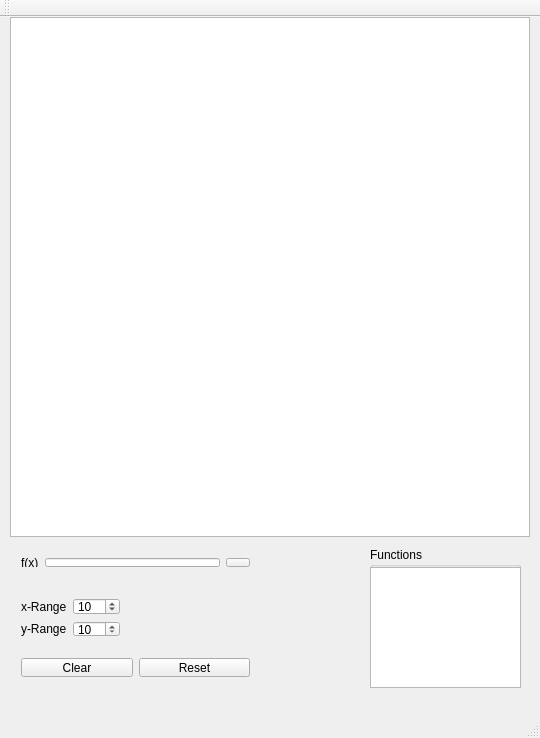
<?xml version="1.0" encoding="UTF-8"?>
<ui version="4.0">
 <class>MainWindow</class>
 <widget class="QMainWindow" name="MainWindow">
  <property name="geometry">
   <rect>
    <x>0</x>
    <y>0</y>
    <width>540</width>
    <height>738</height>
   </rect>
  </property>
  <property name="windowTitle">
   <string>Graphdrawer</string>
  </property>
  <widget class="QWidget" name="centralWidget">
   <widget class="QGraphicsView" name="chartView">
    <property name="geometry">
     <rect>
      <x>10</x>
      <y>0</y>
      <width>520</width>
      <height>520</height>
     </rect>
    </property>
   </widget>
   <widget class="QGroupBox" name="groupBox">
    <property name="geometry">
     <rect>
      <x>370</x>
      <y>530</y>
      <width>151</width>
      <height>141</height>
     </rect>
    </property>
    <property name="title">
     <string>Functions</string>
    </property>
   </widget>
   <widget class="QListWidget" name="functionsList">
    <property name="geometry">
     <rect>
      <x>370</x>
      <y>550</y>
      <width>151</width>
      <height>121</height>
     </rect>
    </property>
   </widget>
   <widget class="QWidget" name="gridLayoutWidget">
    <property name="geometry">
     <rect>
      <x>10</x>
      <y>570</y>
      <width>121</width>
      <height>61</height>
     </rect>
    </property>
    <layout class="QGridLayout" name="gridLayout">
     <item row="1" column="0">
      <widget class="QLabel" name="y_range">
       <property name="text">
        <string>y-Range</string>
       </property>
      </widget>
     </item>
     <item row="1" column="1">
      <widget class="QSpinBox" name="spinBox_y_range">
       <property name="enabled">
        <bool>true</bool>
       </property>
       <property name="frame">
        <bool>true</bool>
       </property>
       <property name="readOnly">
        <bool>false</bool>
       </property>
       <property name="keyboardTracking">
        <bool>true</bool>
       </property>
       <property name="maximum">
        <number>100</number>
       </property>
       <property name="singleStep">
        <number>1</number>
       </property>
       <property name="value">
        <number>10</number>
       </property>
      </widget>
     </item>
     <item row="0" column="1">
      <widget class="QSpinBox" name="spinBox_x_range">
       <property name="maximum">
        <number>100</number>
       </property>
       <property name="singleStep">
        <number>1</number>
       </property>
       <property name="value">
        <number>10</number>
       </property>
      </widget>
     </item>
     <item row="0" column="0">
      <widget class="QLabel" name="x_range">
       <property name="text">
        <string>x-Range</string>
       </property>
      </widget>
     </item>
    </layout>
   </widget>
   <widget class="QWidget" name="horizontalLayoutWidget">
    <property name="geometry">
     <rect>
      <x>10</x>
      <y>630</y>
      <width>251</width>
      <height>41</height>
     </rect>
    </property>
    <layout class="QHBoxLayout" name="horizontalLayout">
     <item>
      <widget class="QPushButton" name="clearButton">
       <property name="text">
        <string>Clear</string>
       </property>
      </widget>
     </item>
     <item>
      <widget class="QPushButton" name="resetButton">
       <property name="text">
        <string>Reset</string>
       </property>
      </widget>
     </item>
    </layout>
   </widget>
   <widget class="QWidget" name="horizontalLayoutWidget_2">
    <property name="geometry">
     <rect>
      <x>10</x>
      <y>530</y>
      <width>251</width>
      <height>31</height>
     </rect>
    </property>
    <layout class="QHBoxLayout" name="horizontalLayout_2">
     <item>
      <widget class="QLabel" name="label">
       <property name="text">
        <string>f(x)</string>
       </property>
      </widget>
     </item>
     <item>
      <widget class="QLineEdit" name="funcField"/>
     </item>
     <item>
      <widget class="QToolButton" name="colorButton">
       <property name="text">
        <string/>
       </property>
      </widget>
     </item>
    </layout>
   </widget>
  </widget>
  <widget class="QMenuBar" name="menuBar">
   <property name="geometry">
    <rect>
     <x>0</x>
     <y>0</y>
     <width>540</width>
     <height>22</height>
    </rect>
   </property>
  </widget>
  <widget class="QToolBar" name="mainToolBar">
   <attribute name="toolBarArea">
    <enum>TopToolBarArea</enum>
   </attribute>
   <attribute name="toolBarBreak">
    <bool>false</bool>
   </attribute>
  </widget>
  <widget class="QStatusBar" name="statusBar"/>
 </widget>
 <layoutdefault spacing="6" margin="11"/>
 <resources/>
 <connections/>
</ui>
